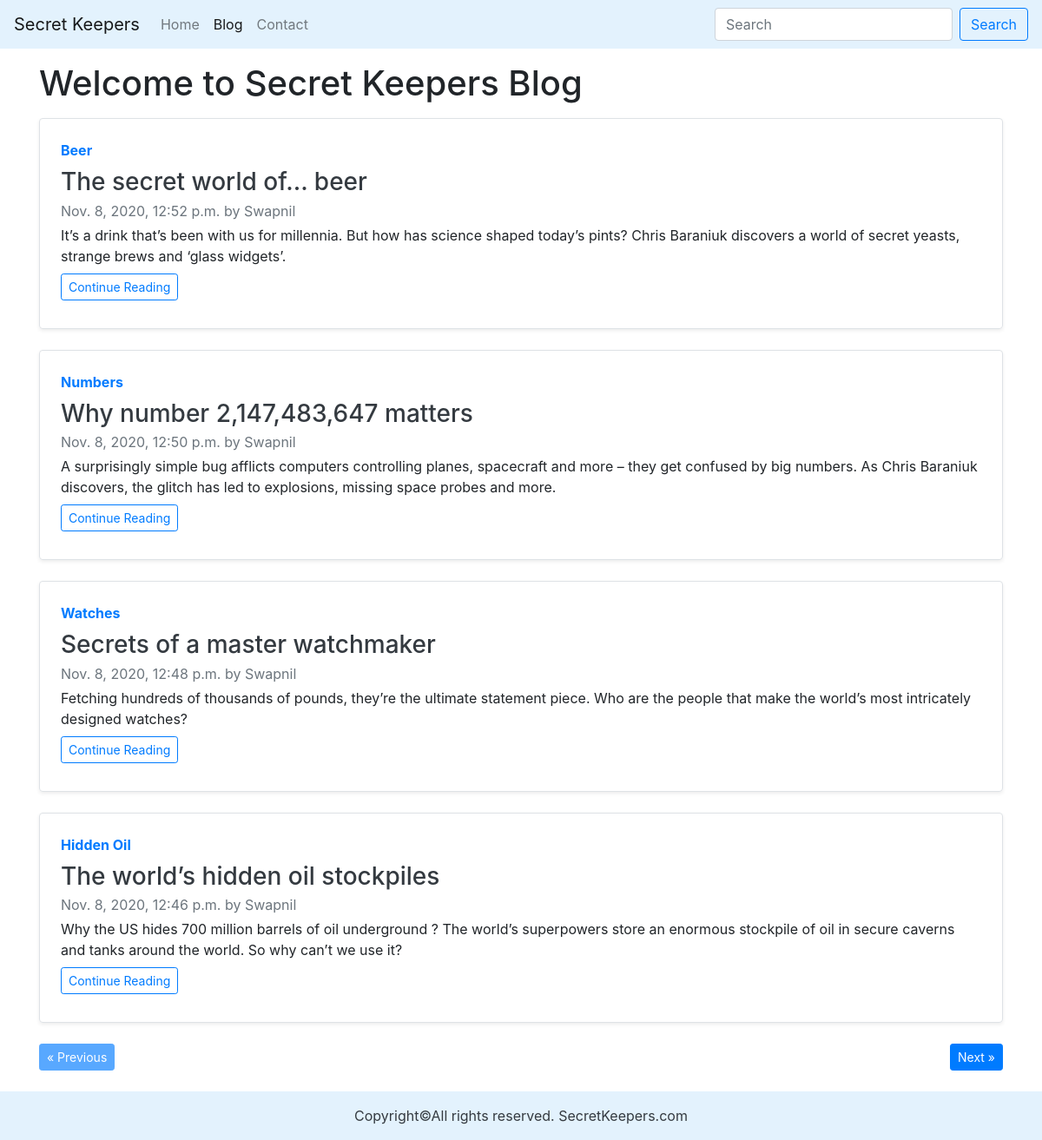
Screenshot of /blog/ with the database file from the repository.
### blog/models.py (models this page shows, shortened)
class Blog(models.Model):
    sn = models.AutoField(primary_key=True)
    title = models.CharField( max_length=200)
    author = models.CharField( max_length=20)
    Short_Description = models.TextField(max_length=400)
    content = models.TextField()
    slugs = models.CharField( max_length=100)
    time = models.DateTimeField(auto_now_add=True)
    relation = models.CharField(max_length=100)

### blog/views.py (the view)
# urls.py: 2. Add a URL to urlpatterns:  path('blog/', include('blog.urls'))
def blog(request):
    no_of_post = 4
    page = request.GET.get("page")
    if (page is None):
        page = 1
    else:
        page = int(page)
    allblogs = Blog.objects.all().order_by('-time')
    total = len(allblogs)
    blogs = allblogs[((page-1)*no_of_post):(page*no_of_post)]
    if page>1:
        prev = page-1
    else:
        prev = None
    num = math.ceil(total/no_of_post)
    if page<num:
        nxt = page + 1
    else:
        nxt = None
    context = {"blogs":blogs,"prev":prev,"nxt":nxt}
    return render(request,'bloghome.html',context)

### templates/bloghome.html (shortened to what this page needs)
{% extends 'base.html' %}
{% block blogactive %}active{% endblock blogactive %}
{% block body %}
<div class="container">
<div class="my-3">
<h1>Welcome to Secret Keepers Blog</h1>
</div>
{% for blog in blogs %}
  <div
    class="row no-gutters border rounded overflow-hidden flex-md-row mb-4 shadow-sm h-md-250 position-relative"
  >
    <div class="col p-4 d-flex flex-column position-static">
    <strong class="d-inline-block mb-2 text-primary">{{blog.relation}}</strong>
      <h3 class="mb-0"><a href="/blogpost/{{blog.slugs}}" class="text-dark">{{blog.title}}</a></h3>
      <div class="mb-1 text-muted my-1">{{blog.time}} by {{blog.author}}</div>
      <p class="card-text mb-auto">
        {{blog.Short_Description|safe}}
      </p>
      <a href="/blogpost/{{blog.slugs}}">
<button  type="button" class="btn btn-outline-primary btn-sm my-2">Continue Reading</button></a>
    </div>
  </div>
{% endfor %}
<div class="my-4">
{% if prev %}
<a href="/blog?page={{prev}} ">
<button  class="btn btn-primary btn-sm ">&laquo; Previous</button>
 </a>
 {% else %}
 <a href="/blog?page=1">
<button  class="btn btn-primary  btn-sm " disabled>&laquo; Previous</button>
 </a>
{% endif %}
 {% if nxt %}
<a href="/blog?page={{nxt}} ">
<button   class="btn btn-primary btn-sm float-right">Next &raquo;</button>
 </a>
 {% else %}
 <a href="#">
<button   class="btn btn-primary btn-sm float-right" disabled>Next &raquo;</button>
 </a>
{% endif %}
</div>
</div>
{% endblock body %}

### templates/base.html (shortened to what this page needs)
<!DOCTYPE html>
<html lang="en">
  <head>
    <link
      rel="stylesheet"
      href="https://stackpath.bootstrapcdn.com/bootstrap/4.1.3/css/bootstrap.min.css"
    />
  </head>
  <body>
    <nav id="topup"
      class="navbar navbar-expand-lg navbar-light"
      style="background-color: #e3f2fd"
    >
      <a class="navbar-brand" href="/">Secret Keepers</a>
      <div class="collapse navbar-collapse" id="navbarSupportedContent">
        <ul class="navbar-nav mr-auto">
          <li class="nav-item {% block homeactive %}{% endblock homeactive %}">
            <a class="nav-link" href="/"
              >Home <span class="sr-only">(current)</span></a
            >
          </li>
          <li class="nav-item {% block blogactive %}{% endblock blogactive %}">
            <a class="nav-link" href="/blog"
              >Blog <span class="sr-only">(current)</span></a
            >
          </li>
          <li
            class="nav-item {% block contactactive %}{% endblock contactactive %}"
          >
            <a class="nav-link" href="/contact">Contact</a>
          </li>
        </ul>
        <form action="/search" method="get" class="form-inline my-2 my-lg-0">
          <input
            class="form-control mr-sm-2"
            type="search"
            placeholder="Search"
            autocomplete="off"
            aria-label="Search"
            name="query"
            id="query"
          />
          <button class="btn btn-outline-primary" type="submit">Search</button>
        </form>
      </div>
    </nav>
    {% block body %} {% endblock body %}
    <footer
      class="text-center py-3 text-dark py-0 my-0"
      style="background-color: #e3f2fd"
    >
      Copyright&copy;All rights reserved. SecretKeepers.com
    </footer>
  </body>
</html>

### templates/bloghome.html (style rules this page uses)
.container { min-height: 83vh; }

### rows the page displays
Blog: relation "Beer", title "The secret world of… beer", time "Nov. 8, 2020, 12:52 p.m.", author "Swapnil", Short_Description "It’s a drink that’s been with us for millennia. But how has science shaped today’s pints? Chris Baraniuk discovers a world of secret yeasts, strange brews and ‘glass widgets’."
Blog: relation "Numbers", title "Why number 2,147,483,647 matters", time "Nov. 8, 2020, 12:50 p.m.", author "Swapnil", Short_Description "A surprisingly simple bug afflicts computers controlling planes, spacecraft and more – they get confused by big numbers. As Chris Baraniuk discovers, the glitch has led to explosions, missing space probes and more."
Blog: relation "Watches", title "Secrets of a master watchmaker", time "Nov. 8, 2020, 12:48 p.m.", author "Swapnil", Short_Description "Fetching hundreds of thousands of pounds, they’re the ultimate statement piece. Who are the people that make the world’s most intricately designed watches?"
Blog: relation "Hidden Oil", title "The world’s hidden oil stockpiles", time "Nov. 8, 2020, 12:46 p.m.", author "Swapnil", Short_Description "Why the US hides 700 million barrels of oil underground ? The world’s superpowers store an enormous stockpile of oil in secure caverns and tanks around the world. So why can’t we use it?"
